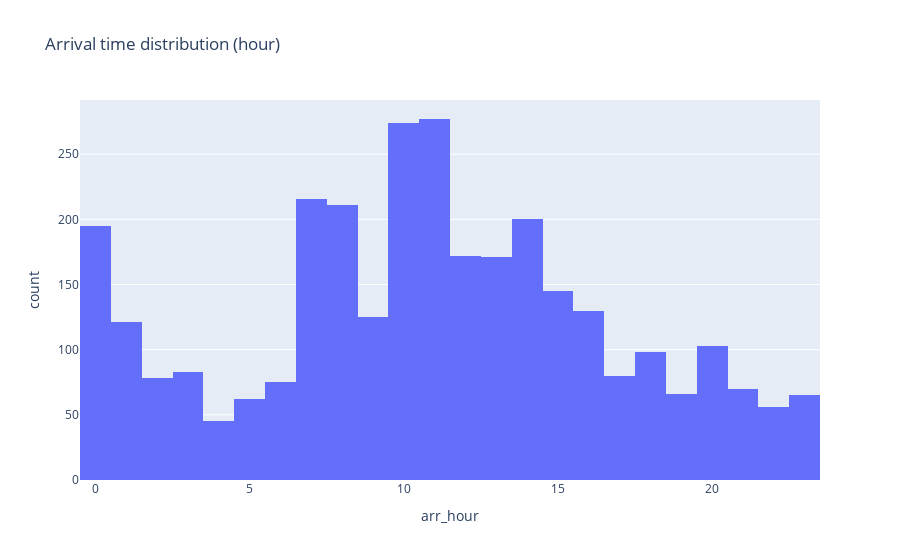
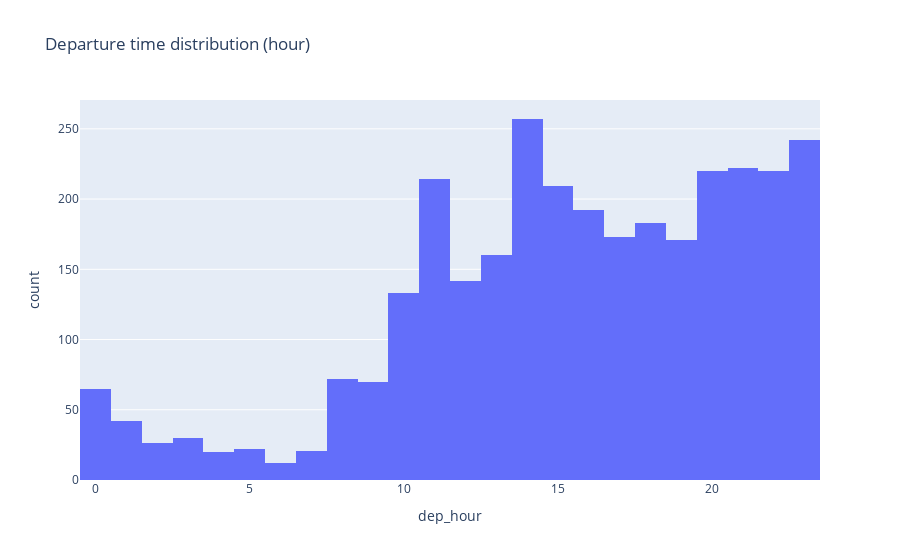
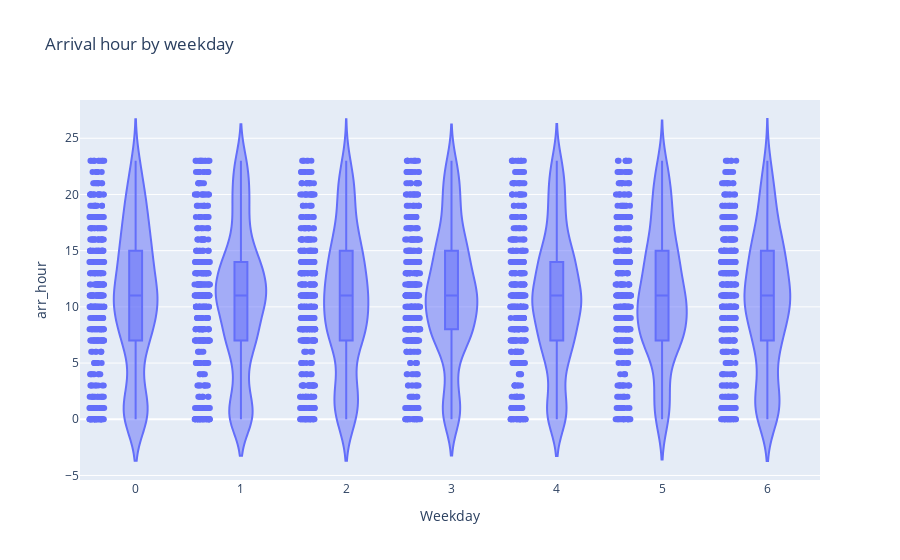

Notebook source saved alongside these figures, in order:
### Code cell
# Arrival & departure distributions (for RQ2 work pattern signatures)

if daily.empty:
    print("No daily_spans for this dataset.")
else:
    d = daily.copy()
    d["arr_hour"] = pd.to_datetime(d["first_start"]).dt.hour
    d["dep_hour"] = pd.to_datetime(d["last_end"]).dt.hour

    fig1 = px.histogram(d, x="arr_hour", nbins=24, title="Arrival time distribution (hour)")
    fig2 = px.histogram(d, x="dep_hour", nbins=24, title="Departure time distribution (hour)")
    fig1.show(); fig2.show()

    fig3 = px.violin(
        d.assign(weekday=pd.to_datetime(d["first_start"]).dt.weekday),
        x="weekday", y="arr_hour", box=True, points="all",
        title="Arrival hour by weekday", labels={"weekday":"Weekday"}
    )
    fig3.show()

### Figure 1 — Plotly figure (JSON) as saved in the notebook; plotly's stock layout.template omitted (floating-point values rounded to 4 significant figures; data arrays with more than 128 entries replaced by an {"elided": "..."} marker saying what was removed)
{"data": [{"bingroup": "x", "hovertemplate": "arr_hour=%{x}<br>count=%{y}<extra></extra>", "legendgroup": "", "marker": {"color": "#636efa", "pattern": {"shape": ""}}, "name": "", "nbinsx": 24, "orientation": "v", "showlegend": false, "type": "histogram", "x": {"elided": "3118 int values"}, "xaxis": "x", "yaxis": "y"}], "layout": {"autosize": true, "barmode": "relative", "legend": {"tracegroupgap": 0}, "title": {"text": "Arrival time distribution (hour)"}, "xaxis": {"anchor": "y", "autorange": true, "domain": [0, 1], "range": [-0.5, 23.5], "title": {"text": "arr_hour"}, "type": "linear"}, "yaxis": {"anchor": "x", "autorange": true, "domain": [0, 1], "range": [0, 291.6], "title": {"text": "count"}}}}

### Figure 2 — Plotly figure (JSON) as saved in the notebook; plotly's stock layout.template omitted (floating-point values rounded to 4 significant figures; data arrays with more than 128 entries replaced by an {"elided": "..."} marker saying what was removed)
{"data": [{"bingroup": "x", "hovertemplate": "dep_hour=%{x}<br>count=%{y}<extra></extra>", "legendgroup": "", "marker": {"color": "#636efa", "pattern": {"shape": ""}}, "name": "", "nbinsx": 24, "orientation": "v", "showlegend": false, "type": "histogram", "x": {"elided": "3118 int values"}, "xaxis": "x", "yaxis": "y"}], "layout": {"autosize": true, "barmode": "relative", "legend": {"tracegroupgap": 0}, "title": {"text": "Departure time distribution (hour)"}, "xaxis": {"anchor": "y", "autorange": true, "domain": [0, 1], "range": [-0.5, 23.5], "title": {"text": "dep_hour"}, "type": "linear"}, "yaxis": {"anchor": "x", "autorange": true, "domain": [0, 1], "range": [0, 270.5], "title": {"text": "count"}}}}

### Figure 3 — Plotly figure (JSON) as saved in the notebook; plotly's stock layout.template omitted (floating-point values rounded to 4 significant figures; data arrays with more than 128 entries replaced by an {"elided": "..."} marker saying what was removed)
{"data": [{"alignmentgroup": "True", "box": {"visible": true}, "hovertemplate": "Weekday=%{x}<br>arr_hour=%{y}<extra></extra>", "legendgroup": "", "marker": {"color": "#636efa"}, "name": "", "offsetgroup": "", "orientation": "v", "points": "all", "scalegroup": "True", "showlegend": false, "type": "violin", "x": {"elided": "3118 int values"}, "x0": " ", "xaxis": "x", "y": {"elided": "3118 int values"}, "y0": " ", "yaxis": "y"}], "layout": {"autosize": true, "legend": {"tracegroupgap": 0}, "title": {"text": "Arrival hour by weekday"}, "violinmode": "group", "xaxis": {"anchor": "y", "autorange": true, "domain": [0, 1], "range": [-0.5391, 6.5], "title": {"text": "Weekday"}, "type": "linear"}, "yaxis": {"anchor": "x", "autorange": true, "domain": [0, 1], "range": [-5.403, 28.4], "title": {"text": "arr_hour"}, "type": "linear"}}}
